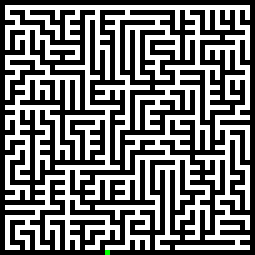
#> input picture Maze/maze.png, 51 x 51 px (shown 5 times larger)
$ python solve.py
#> lines starting #> are read from the running program, lines starting #| are printed output that depends on the picture; after the words box and inside, x2 and y2 are one past the last pixel; in counts of white or black regions, pixels touching at a corner belong together
import numpy as np
import cv2

def show(img,size=500,wait=0,):
    out=cv2.resize(img,(size,size),interpolation=cv2.INTER_NEAREST)
    cv2.imshow("img", out)
    cv2.waitKey(wait)

def check_white(img, y, x):
    return (img[y, x][0] == 255 and img[y, x][1] == 255 and img[y, x][2] == 255)

def check_green(img, y, x):
    return (img[y, x][0] == 0 and img[y, x][1] == 255 and img[y, x][2] == 0)

maze = cv2.imread("maze.png")
#> maze is the input picture: shape (51, 51, 3); mean B, G, R 122.5, 122.5, 122.5
maze[1,1] = (255,0,0)
#> maze: shape (51, 51, 3); 0.04% of pixels changed, all inside (x1, y1, x2, y2) = (1, 1, 2, 2)
show(maze)
#> in show, `out=cv2.resize(img,(size,size),interpolation=cv2.INTER_NEAREST)`:
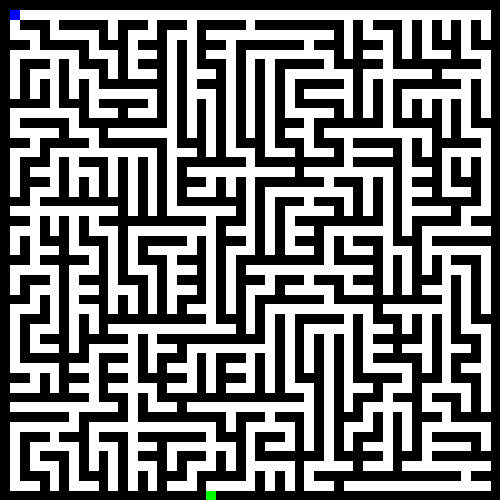
#> out: shape (500, 500, 3); mean B, G, R 122.5, 122.5, 122.4

fourcc = cv2.VideoWriter_fourcc(*'mp4v')
fps = 60
final_size = (1000, 1000)
video_writer = cv2.VideoWriter('right.mp4', fourcc, fps, final_size)

green_index = np.where((maze[:,:,1] == 255) & (maze[:,:,0] == 0) & (maze[:,:,2] == 0))
#> green_index = ([50], [21])
yf, xf = green_index[0][0], green_index[1][0]
#> yf = 50; xf = 21
maze[yf, xf] = (255,255,255)
#> maze: shape (51, 51, 3); mean B, G, R 122.5, 122.5, 122.5

deque = [(1,1,1)]
while deque:
    y, x, length = deque[-1]
    if len(deque) > 1: maze[deque[-2][0], deque[-2][1]] = (255,0,0)
    maze[y, x] = (0,0,255)
    if y == yf and x == xf:
        out = maze * 1
        out[yf, xf] = (0,255,0)
        show(out, wait=1)
        print(length)
        video_writer.write(cv2.resize(out, final_size, interpolation=cv2.INTER_NEAREST))
        break

    if check_white(maze, y+1, x):
        deque.append((y+1, x, length+1))
    elif check_white(maze, y, x-1):
        deque.append((y, x-1, length+1))
    elif check_white(maze, y-1, x):
        deque.append((y-1, x, length+1))
    elif check_white(maze, y, x+1):
        deque.append((y, x+1, length+1))
    else:
        deque.pop()
    out = maze * 1
    out[yf, xf] = (0,255,0)
    show(out, wait=1)
    video_writer.write(cv2.resize(out, final_size, interpolation=cv2.INTER_NEAREST))
#> this loop made 1514 passes
#> (y, x, length) on passes 2 to 4: (2, 1, 2), (3, 1, 3), (3, 2, 4)
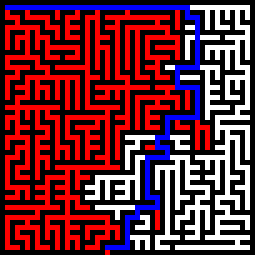
#> maze: shape (51, 51, 3) (shown 5 times larger); mean B, G, R 54.2, 42.4, 110.7
#> out: shape (51, 51, 3)
#> after the loop, deque = 122 items, first 6: (1, 1, 1), (1, 2, 2), (1, 3, 3), (1, 4, 4), (1, 5, 5), (1, 6, 6)

show(maze)
for point in reversed(deque):
    maze[point[0], point[1]] = (0,255,0)
    show(maze, wait=1)
    video_writer.write(cv2.resize(maze, final_size, interpolation=cv2.INTER_NEAREST))
video_writer.release()
